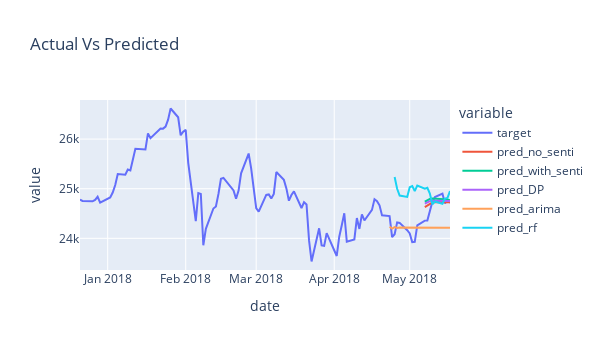

Notebook code cell kept with this figure:
### Code cell
run_and_plot('DJI',params['sequence_length'])
